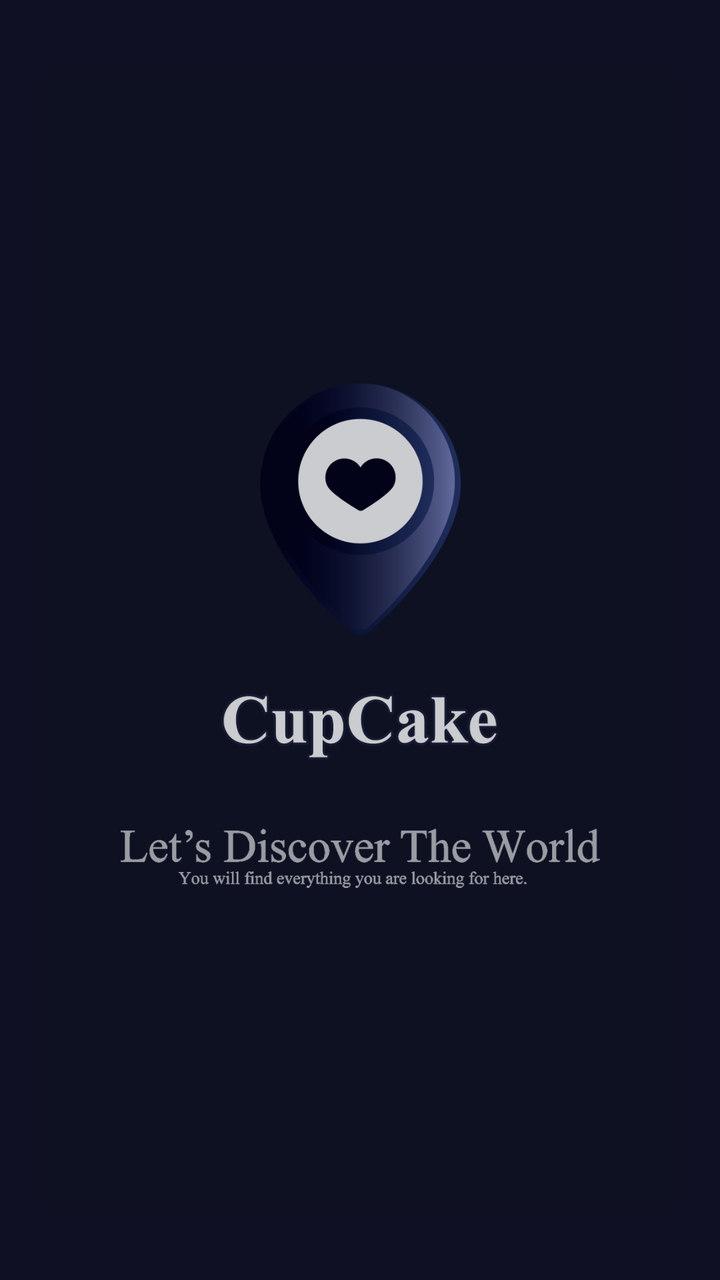
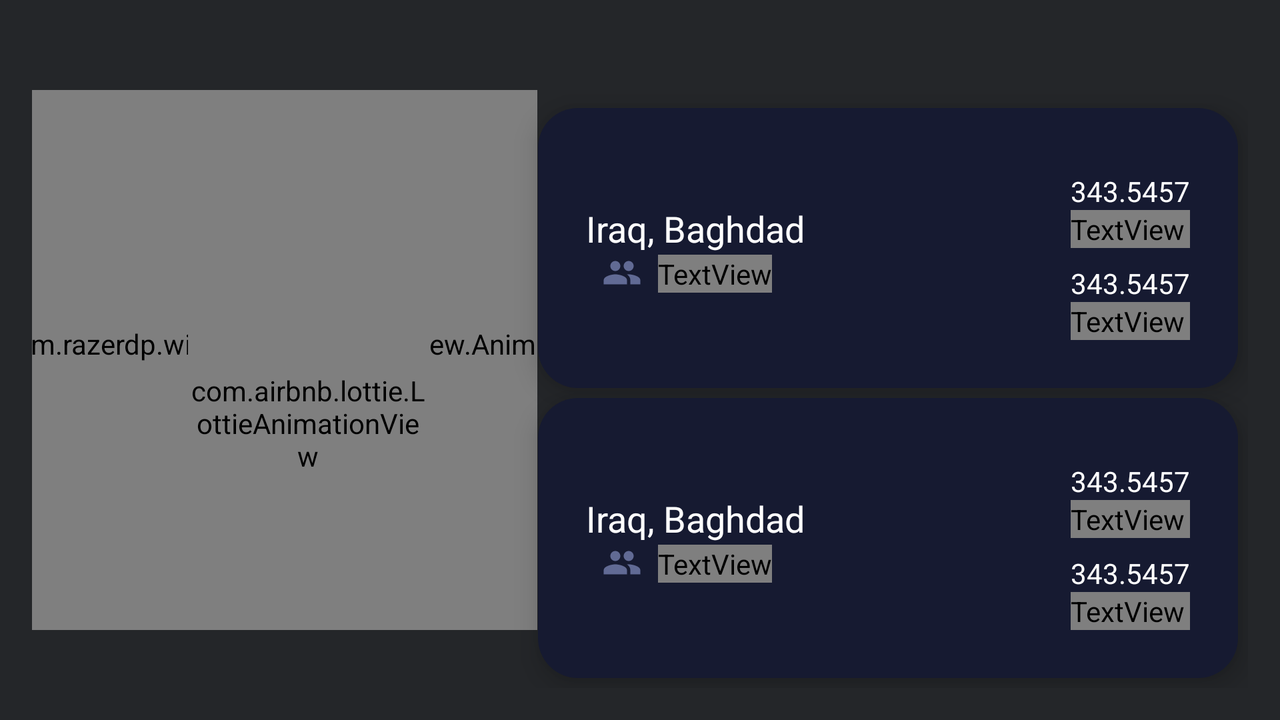

The same Android screen from two of the app's own layout files: first res/layout/ as a phone draws it, then the repository's variant for another configuration, drawn on a device whose configuration selects that folder. Both files follow.
<!-- AndroidManifest.xml: application theme splash_theme -->
<!-- res/layout/activity_home.xml -->
<?xml version="1.0" encoding="utf-8"?>
<androidx.constraintlayout.widget.ConstraintLayout
    xmlns:android="http://schemas.android.com/apk/res/android"
    xmlns:app="http://schemas.android.com/apk/res-auto"
    xmlns:tools="http://schemas.android.com/tools"
    android:layout_width="match_parent"
    android:layout_height="match_parent"
    tools:context=".ui.HomeActivity">

    <androidx.fragment.app.FragmentContainerView
        android:id="@+id/fragment_container"
        android:layout_width="match_parent"
        android:layout_height="match_parent"
        app:layout_constraintBottom_toBottomOf="parent"
        app:layout_constraintEnd_toEndOf="parent"
        app:layout_constraintStart_toStartOf="parent"
        app:layout_constraintTop_toTopOf="parent"
        />

</androidx.constraintlayout.widget.ConstraintLayout>
<!-- resources referenced by this layout -->
<resources>
  <style name="splash_theme" parent="Theme.MaterialComponents.Light.NoActionBar">
          <item name="android:windowBackground">@drawable/splash_image</item>
          <item name="android:statusBarColor">@color/splash_background</item>
      </style>
  <!-- drawable splash_image (drawable) -->
  <?xml version="1.0" encoding="utf-8"?>
  <layer-list xmlns:android="http://schemas.android.com/apk/res/android">
  
      <item android:drawable="@color/splash_background" />
      <item android:drawable="@drawable/splash_screen" android:gravity="center" android:height="569dp" android:width="320dp"/>
  
  </layer-list>
  <color name="splash_background">#0f1023</color>
  <!-- drawable splash_screen: png bitmap (drawable-v24, 401394 bytes) -->
</resources>
<!-- res/layout-land/activity_home.xml (the repository's variant of the layout above) -->
<!-- drawn on the phone turned sideways -->
<?xml version="1.0" encoding="utf-8"?>
<androidx.constraintlayout.widget.ConstraintLayout xmlns:android="http://schemas.android.com/apk/res/android"
    xmlns:app="http://schemas.android.com/apk/res-auto"
    xmlns:tools="http://schemas.android.com/tools"
    android:layout_width="match_parent"
    android:layout_height="match_parent"
    android:padding="16dp"
    android:background="@color/gray2"
    tools:context=".ui.HomeActivity">

    <ImageButton
        android:id="@+id/btn_toSearch"
        android:layout_width="24dp"
        android:layout_height="27dp"
        android:layout_margin="8dp"
        android:layout_marginStart="64dp"
        android:layout_marginTop="64dp"
        android:layout_marginEnd="0dp"
        android:background="@color/gray2"
        android:src="@drawable/ic_baseline_search_24"
        app:layout_constraintBottom_toBottomOf="parent"
        app:layout_constraintEnd_toStartOf="@+id/PieChart"
        app:layout_constraintStart_toStartOf="parent"
        app:layout_constraintTop_toTopOf="parent"
        app:layout_constraintVertical_bias="0.074"  />

    <androidx.constraintlayout.widget.ConstraintLayout
        android:id="@+id/constraintLayout"
        android:layout_width="350dp"
        android:layout_height="140dp"
        android:layout_marginBottom="0dp"
        android:background="@drawable/cardshape"
        android:elevation="8dp"
        android:padding="24dp"
        app:layout_constraintBottom_toTopOf="@+id/constraintLayout2"
        app:layout_constraintEnd_toEndOf="parent"
        app:layout_constraintHorizontal_bias="1.0"
        app:layout_constraintStart_toStartOf="parent"
        android:layout_margin="5dp">

        <TextView
            android:id="@+id/countryMax"
            android:layout_width="wrap_content"
            android:layout_height="wrap_content"
            android:text="Iraq, Baghdad"
            android:textColor="@color/white"
            android:textSize="18sp"
            app:layout_constraintBottom_toTopOf="@+id/imageView2"
            app:layout_constraintStart_toStartOf="parent"
            app:layout_constraintTop_toTopOf="parent"
            app:layout_constraintVertical_chainStyle="packed"/>

        <ImageView
            android:id="@+id/imageView2"
            android:layout_width="wrap_content"
            android:layout_height="wrap_content"
            android:layout_marginStart="8dp"
            android:src="@drawable/ic_baseline_people_24"
            app:layout_constraintBottom_toBottomOf="parent"
            app:layout_constraintStart_toStartOf="@+id/countryMax"
            app:layout_constraintTop_toBottomOf="@+id/countryMax" />

        <TextView
            android:id="@+id/populationMax"
            android:layout_width="wrap_content"
            android:layout_height="wrap_content"

            android:layout_marginStart="8dp"
            android:text="4,856,736 M"
            android:textColor="@color/smallText"
            android:textSize="16sp"
            app:layout_constraintBottom_toBottomOf="@+id/imageView2"
            app:layout_constraintStart_toEndOf="@+id/imageView2" />


        <TextView
            android:id="@+id/tv_longitudeMax"
            android:layout_width="wrap_content"
            android:layout_height="wrap_content"
            android:paddingEnd="8dp"
            android:text="Longitude"
            android:textColor="@color/smallText"
            android:textSize="10sp"
            app:layout_constraintStart_toStartOf="@+id/longitudeMaxNum"
            app:layout_constraintTop_toBottomOf="@+id/longitudeMaxNum"
            />

        <TextView
            android:id="@+id/longitudeMaxNum"
            android:layout_width="wrap_content"
            android:layout_height="wrap_content"
            android:text="343.5457"
            android:layout_marginTop="8dp"
            android:textColor="@color/white"
            android:textSize="14sp"
            app:layout_constraintEnd_toEndOf="parent"
            app:layout_constraintTop_toTopOf="parent" />

        <TextView
            android:id="@+id/tv_LatitudeMax"
            android:layout_width="wrap_content"
            android:layout_height="wrap_content"
            android:paddingEnd="8dp"
            android:text="Latitude"
            android:textColor="@color/smallText"
            android:textSize="10sp"
            app:layout_constraintStart_toStartOf="@+id/LatitudeMaxNum"
            app:layout_constraintTop_toBottomOf="@+id/LatitudeMaxNum" />

        <TextView
            android:id="@+id/LatitudeMaxNum"
            android:layout_width="wrap_content"
            android:layout_height="wrap_content"
            android:layout_marginTop="8dp"
            android:paddingEnd="8dp"
            android:text="343.5457"
            android:textColor="@color/white"
            android:textSize="14sp"
            app:layout_constraintStart_toStartOf="@+id/tv_longitudeMax"
            app:layout_constraintTop_toBottomOf="@+id/tv_longitudeMax" />


    </androidx.constraintlayout.widget.ConstraintLayout>

    <androidx.constraintlayout.widget.ConstraintLayout
        android:id="@+id/constraintLayout2"
        android:layout_width="350dp"
        android:layout_height="140dp"
        android:layout_marginEnd="0dp"
        android:layout_marginBottom="24dp"
        android:background="@drawable/cardshape"
        android:elevation="8dp"
        android:padding="24dp"
        app:layout_constraintBottom_toBottomOf="parent"
        app:layout_constraintEnd_toEndOf="parent"
        android:layout_margin="5dp">

        <TextView
            android:id="@+id/countryMin"
            android:layout_width="wrap_content"
            android:layout_height="wrap_content"
            android:text="Iraq, Baghdad"
            android:textColor="@color/white"
            android:textSize="18sp"
            app:layout_constraintBottom_toTopOf="@+id/imageView"
            app:layout_constraintStart_toStartOf="parent"
            app:layout_constraintTop_toTopOf="parent"
            app:layout_constraintVertical_chainStyle="packed" />

        <TextView
            android:id="@+id/populationMin"
            android:layout_width="wrap_content"
            android:layout_height="wrap_content"
            android:layout_marginStart="8dp"
            android:text="4,856,736 M"
            android:textColor="@color/smallText"
            android:textSize="16sp"
            app:layout_constraintBottom_toBottomOf="@+id/imageView"
            app:layout_constraintStart_toEndOf="@+id/imageView" />

        <ImageView
            android:id="@+id/imageView"
            android:layout_width="wrap_content"
            android:layout_height="wrap_content"
            android:layout_marginStart="8dp"
            android:src="@drawable/ic_baseline_people_24"
            app:layout_constraintBottom_toBottomOf="parent"
            app:layout_constraintStart_toStartOf="@+id/countryMin"
            app:layout_constraintTop_toBottomOf="@+id/countryMin" />

        <TextView
            android:id="@+id/tv_longitudeMin"
            android:layout_width="wrap_content"
            android:layout_height="wrap_content"
            android:paddingEnd="8dp"
            android:text="Longitude"
            android:textColor="@color/smallText"
            android:textSize="10sp"
            app:layout_constraintStart_toStartOf="@+id/longitudeMinNum"
            app:layout_constraintTop_toBottomOf="@+id/longitudeMinNum" />

        <TextView
            android:id="@+id/longitudeMinNum"
            android:layout_width="wrap_content"
            android:layout_height="wrap_content"
            android:layout_marginTop="8dp"
            android:text="343.5457"
            android:textColor="@color/white"
            android:textSize="14sp"
            app:layout_constraintEnd_toEndOf="parent"
            app:layout_constraintTop_toTopOf="parent" />

        <TextView
            android:id="@+id/tv_LatitudeMin"
            android:layout_width="wrap_content"
            android:layout_height="wrap_content"
            android:paddingEnd="8dp"
            android:text="Latitude"
            android:textColor="@color/smallText"
            android:textSize="10sp"
            app:layout_constraintStart_toStartOf="@+id/LatitudeMinNum"
            app:layout_constraintTop_toBottomOf="@+id/LatitudeMinNum" />

        <TextView
            android:id="@+id/LatitudeMinNum"
            android:layout_width="wrap_content"
            android:layout_height="wrap_content"
            android:layout_marginTop="8dp"
            android:paddingEnd="8dp"
            android:text="343.5457"
            android:textColor="@color/white"
            android:textSize="14sp"
            app:layout_constraintStart_toStartOf="@+id/longitudeMinNum"
            app:layout_constraintTop_toBottomOf="@+id/tv_longitudeMin" />


    </androidx.constraintlayout.widget.ConstraintLayout>

    <com.razerdp.widget.animatedpieview.AnimatedPieView
        android:id="@+id/PieChart"
        android:layout_width="270dp"
        android:layout_height="270dp"
        android:layout_marginEnd="5dp"
        app:layout_constraintBottom_toBottomOf="parent"
        app:layout_constraintEnd_toStartOf="@+id/constraintLayout"
        app:layout_constraintHorizontal_bias="0.806"
        app:layout_constraintStart_toStartOf="parent"
        app:layout_constraintTop_toTopOf="parent"/>

    <com.airbnb.lottie.LottieAnimationView
        android:id="@+id/lottieAnimationView"
        android:layout_width="120dp"
        android:layout_height="120dp"
        android:layout_marginEnd="5dp"
        app:layout_constraintBottom_toBottomOf="parent"
        app:layout_constraintEnd_toStartOf="@+id/constraintLayout"
        app:layout_constraintHorizontal_bias="0.609"
        app:layout_constraintStart_toStartOf="parent"
        app:layout_constraintTop_toTopOf="parent"
        app:layout_constraintVertical_bias="0.652"
        app:lottie_autoPlay="true"
        app:lottie_loop="true"
        app:lottie_rawRes="@raw/earth"  />


</androidx.constraintlayout.widget.ConstraintLayout>
<!-- resources referenced by the variant -->
<!-- as the phone turned sideways resolves them -->
<resources>
  <color name="gray2">#242629</color>
  <color name="white">#FFFFFFFF</color>
  <!-- drawable cardshape (drawable) -->
  <?xml version="1.0" encoding="utf-8"?>
  <shape xmlns:android="http://schemas.android.com/apk/res/android"
      android:shape="rectangle">
      <solid android:color="@color/darkBlue"/>
      <corners android:radius="20dp"/>
  
  </shape>
  <!-- drawable ic_baseline_people_24 (drawable) -->
  <vector android:height="20dp" android:tint="#616A94"
      android:viewportHeight="24" android:viewportWidth="24"
      android:width="20dp" xmlns:android="http://schemas.android.com/apk/res/android">
      <path android:fillColor="@android:color/white" android:pathData="M16,11c1.66,0 2.99,-1.34 2.99,-3S17.66,5 16,5c-1.66,0 -3,1.34 -3,3s1.34,3 3,3zM8,11c1.66,0 2.99,-1.34 2.99,-3S9.66,5 8,5C6.34,5 5,6.34 5,8s1.34,3 3,3zM8,13c-2.33,0 -7,1.17 -7,3.5L1,19h14v-2.5c0,-2.33 -4.67,-3.5 -7,-3.5zM16,13c-0.29,0 -0.62,0.02 -0.97,0.05 1.16,0.84 1.97,1.97 1.97,3.45L17,19h6v-2.5c0,-2.33 -4.67,-3.5 -7,-3.5z"/>
  </vector>
  <style name="splash_theme" parent="Theme.MaterialComponents.Light.NoActionBar">
          <item name="android:windowBackground">@drawable/splash_image</item>
          <item name="android:statusBarColor">@color/splash_background</item>
      </style>
  <color name="darkBlue">#161A31</color>
  <!-- drawable splash_image (drawable) -->
  <?xml version="1.0" encoding="utf-8"?>
  <layer-list xmlns:android="http://schemas.android.com/apk/res/android">
  
      <item android:drawable="@color/splash_background" />
      <item android:drawable="@drawable/splash_screen" android:gravity="center" android:height="569dp" android:width="320dp"/>
  
  </layer-list>
  <color name="splash_background">#0f1023</color>
  <!-- drawable splash_screen: png bitmap (drawable-v24, 401394 bytes) -->
</resources>
